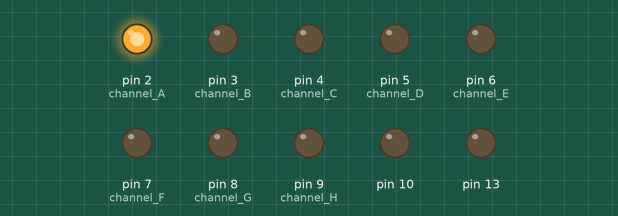
A sketch run on a simulated Arduino Uno, built with avr-gcc and run on an emulated ATmega328P. Shown: output pins drawn as LEDs (lit = HIGH).

Above: at 0.1 s.
Timing chart, 0 to 1.6 s (numbered marks = the images above):
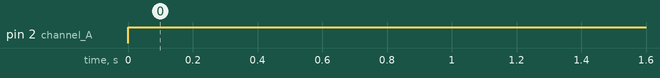

Measured:
- by itself, pin 2 (channel_A): LOW → HIGH at 0.00 s

The sketch:

sketch_apr02a.ino
```cpp
// Test sketch for El Escudo Dos
// Turn each EL channel (A-H) on in sequence and repeat
// Mike Grusin, SparkFun Electronics

void setup() {
  // The EL channels are on pins 2 through 9
  // Initialize the pins as outputs
  pinMode(2, OUTPUT);  // channel A
  pinMode(3, OUTPUT);  // channel B
  pinMode(4, OUTPUT);  // channel C
  pinMode(5, OUTPUT);  // channel D
  pinMode(6, OUTPUT);  // channel E
  pinMode(7, OUTPUT);  // channel F
  pinMode(8, OUTPUT);  // channel G
  pinMode(9, OUTPUT);  // channel H
  // We also have two status LEDs, pin 10 on the Escudo,
  // and pin 13 on the Arduino itself
  pinMode(10, OUTPUT);
  pinMode(13, OUTPUT);
}

void loop()
{
  digitalWrite(2,HIGH);
}
```
